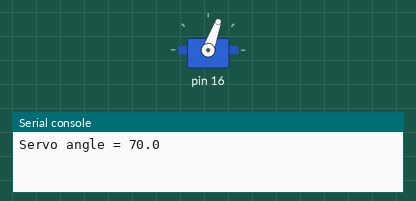
A program run on a simulated MicroPython board. Shown: servo, the last lines printed to the serial console. At 3.6 s the program stops and its outputs stay as they are.

Above: at 0.1 s.
At 1.5 s:
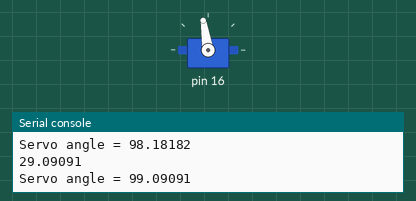
At 2.18 s:
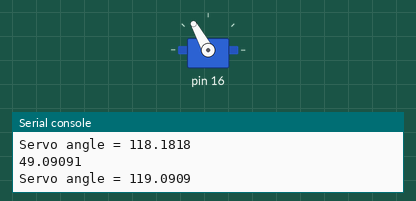
At 3.6 s:
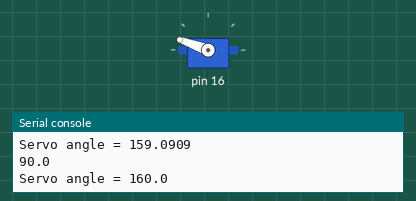
Timing chart, 0 to 5.1 s (numbered marks = the images above):
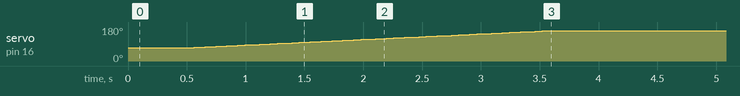

The program:

gripper.py
```python
#
# Gripper
#
# Version 25_01_12_01
#
# Gripper part only.
#
from servo import Servo
from time import sleep

class Gripper:
    """Implement the gripper
    """

    def __init__(self, pin: int=16, servo_close_angle: float = 70.0, servo_open_angle: float=160.0, ) -> None:
        """Initializer

        Gripper angle goes from 0 (closed) to open_angle (fully open)
        These angles correspond with the servo_close_angle and servo_open_angle, respectively

        Args:
            pin (int, optional): pin for the gripper PWM signal. Defaults to 16.
            open_angle (float, optional): Angle in degrees corresponding to open gripper. Defaults to 160.0.
            close_angle (float, optional): Angle in degrees corresponding to closed gripper. Defaults to 70.0.
        """
        self.servo: Servo = Servo(pin_id=pin)
        self.servo_close_angle: float = servo_close_angle
        self.servo_open_angle: float = servo_open_angle
        self.close_angle: float = 0.0
        self.open_angle: float = abs(self.servo_open_angle - self.servo_close_angle)
        self.sign: float = 1 if self.servo_open_angle > self.servo_close_angle else -1
        self.angle: float | None = None

    def open(self, time:float = None) -> None:
        """Open the gripper completely
        """
        if time == None or self.angle == None:
            self.set_angle(self.open_angle)
        else:
            self.move(self.angle, self.open_angle, time)


    def close(self, time: float = None) -> None:
        """Close the gripper completely
        """
        if time == None or self.angle == None:
            self.set_angle(self.close_angle)
        else:
            self.move(self.angle, self.close_angle, time)

    def move_by(self, d_angle: float) -> None:
        """Move the gripper by the angle increment given. Open direction is +

        Args:
            d_angle (float): requested change in angle (degrees)
        """
        self.set_angle(self.angle + d_angle)

    def move_to(self, end_angle: float, time: float, num_angles:int = 100):
        """Move from the current angle to the end angle (in degrees) in the given amount of
        time (in seconds).

        Args:
            end_angle (float): Ending angle of the motion, degrees
            time (float): time in which to make the motion, in seconds
            num_angles (int, optional): Number of steps to take. Defaults to 100.
        """
        self._move(self.angle, end_angle, time, num_angles)

    def _move(self, start_angle: float, end_angle: float, time: float, num_angles:int = 10):
        """Move from the start angle to the end angle (in degrees) in the given amount of
        time (in seconds).
        Caution: if the start_angle is not the current angle, this will start with an abrupt
        movement to the start_angle

        Args:
            start_angle (float): Starting angle of the motion, degrees
            end_angle (float): Ending angle of the motion, degrees
            time (float): time in which to make the motion, in seconds
            num_angles (int, optional): Number of steps to take. Defaults to 10.
        """
        d_angle: float = (end_angle - start_angle) / (num_angles - 1)
        d_time: float = time / (num_angles - 1)

        for i in range(num_angles):
            angle: float = start_angle + i * d_angle
            print(angle)
            self.set_angle(angle)
            sleep(d_time)

    def get_angle(self) -> float:
        """Get current angle in degrees. This will be None when starting out.

        Returns:
            float: current angle in degrees
        """
        return self.angle

    def set_angle(self, angle: float) -> None:
        """Set angle of gripper. O represents closed.

        Args:
            angle (float): angle of gripper.
        """
        servo_angle: float = self.servo_close_angle + self.sign * angle
        self._set_servo_angle(servo_angle=servo_angle)
        self.angle = angle

    def _set_servo_angle(self, servo_angle: float) -> None:
        """Helper function to set servo angle based

        Args:
            servo_angle (float): servo angle in degrees
        """
        servo_angle: float = min(self.servo_open_angle, max(self.servo_close_angle, servo_angle))
        print(f'Servo angle = {servo_angle}')
        self.servo.write(servo_angle)


if __name__ == '__main__':
    gripper = Gripper()
    gripper.close()
    sleep(0.5)


#     for _ in range(5):
#         gripper.open()
#         sleep(1)
#         gripper.close()
#         sleep(1)
#     gripper.open()
#     sleep(2)

    num_angles: int = 100
    max_angle: float = 90.0
    time: float = 3.0
    d_angle: float = max_angle / (num_angles-1)
    print(f'd_angle = {d_angle}')
    d_time: float = time / (num_angles-1)

    for i in range(num_angles):
        angle: float = i * d_angle
        print(angle)
        gripper.set_angle(angle)
        sleep(d_time)

    
```

Measured:
- by itself, servo on pin 16: moves from 70° to 160° over 3.0 s
